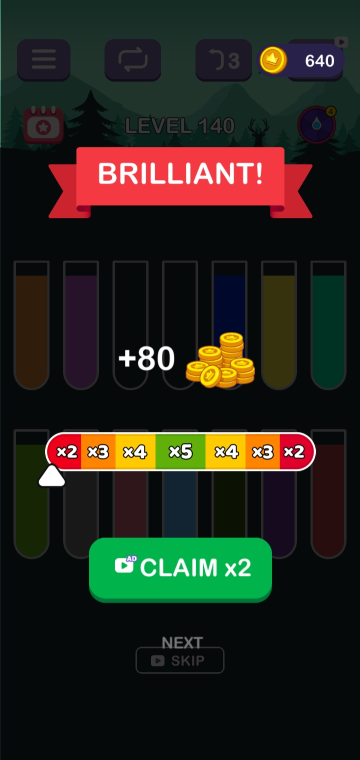
#> input picture Screenshot_20260616-090527_Water Sort Puzzle.jpg, 720 x 1520 px (shown at 1/2 size)
$ python test_popup_detection.py
#> lines starting #> are read from the running program, lines starting #| are printed output that depends on the picture; after the words box and inside, x2 and y2 are one past the last pixel; in counts of white or black regions, pixels touching at a corner belong together
### auto_calibrate.py
"""
Auto-calibration — detects tube positions from an ADB screenshot.

Uses a border-scanline approach:
1. Creates a mask of the tube glass border colour (grey ~185-190 RGB)
2. Projects horizontally to find row Y-bands
3. Scans each band horizontally to find border-pair tube positions
4. Calculates 4 evenly-spaced sample points per tube

This detects ALL tubes regardless of contents — filled, empty, or hidden.
"""

import cv2
import numpy as np


# ── Border detection ─────────────────────────────────────────────────

# [358 lines left out: functions find_border_mask, find_row_bands, find_border_runs, find_tubes_in_band, detect_tubes, detect_empty_colour and 3 more, not called in this run]


def detect_win_screen(image):
    """Detect the win screen by its red banner and locate the NEXT tap position.

    Checks for a yellow NEXT button first; falls back to using a green CLAIM
    button as a landmark (grey NEXT text sits 80px below the green button).

    Returns {"detected": bool, "next_button_position": (x, y) | None}.
    """
    h, w = image.shape[:2]
    roi = image[int(h * 0.15):int(h * 0.32), :]

    b = roi[:, :, 0].astype(np.int16)
    g = roi[:, :, 1].astype(np.int16)
    r = roi[:, :, 2].astype(np.int16)

    mask = (
        (r >= 170) & (r <= 255) &
        (g >= 10) & (g <= 130) &
        (b >= 30) & (b <= 130) &
        (r > g + 60) &
        (r > b + 60)
    ).astype(np.uint8) * 255

    contours, _ = cv2.findContours(mask, cv2.RETR_EXTERNAL,
                                   cv2.CHAIN_APPROX_SIMPLE)
    banner_found = False
    for cnt in contours:
        x, y, bw, bh = cv2.boundingRect(cnt)
        if bw >= w * 0.4 and bh >= 30:
            banner_found = True
            break

    if not banner_found:
        return {"detected": False, "next_button_position": None}

    y_top = int(h * 0.55)
    y_bot = int(h * 0.90)
    btn_roi = image[y_top:y_bot, :]

    bb = btn_roi[:, :, 0].astype(np.int16)
    bg = btn_roi[:, :, 1].astype(np.int16)
    br = btn_roi[:, :, 2].astype(np.int16)

    yellow_mask = (
        (bb >= 0) & (bb <= 50) &
        (bg >= 150) & (bg <= 240) &
        (br >= 200) & (br <= 255) &
        (br > bg)
    ).astype(np.uint8) * 255

    btn_contours, _ = cv2.findContours(yellow_mask, cv2.RETR_EXTERNAL,
                                       cv2.CHAIN_APPROX_SIMPLE)
    best = None
    best_area = 0
    for cnt in btn_contours:
        bx, by, bbw, bbh = cv2.boundingRect(cnt)
        if bbw >= 200 and bbh >= 60:
            area = bbw * bbh
            if area > best_area:
                best = (bx, by, bbw, bbh)
                best_area = area

    if best is not None:
        bx, by, bbw, bbh = best
        cx = bx + bbw // 2
        cy = y_top + by + bbh // 2
        return {"detected": True, "next_button_position": (cx, cy)}

    green_mask = (
        (bb >= 40) & (bb <= 120) &
        (bg >= 100) & (bg <= 230) &
        (br >= 0) & (br <= 40) &
        (bg > br + 60) &
        (bg > bb + 20)
    ).astype(np.uint8) * 255

    green_contours, _ = cv2.findContours(green_mask, cv2.RETR_EXTERNAL,
                                         cv2.CHAIN_APPROX_SIMPLE)
    best_green = None
    best_green_area = 0
    for cnt in green_contours:
        gx, gy, gw, gh = cv2.boundingRect(cnt)
        if gw >= 200 and gh >= 60:
            area = gw * gh
            if area > best_green_area:
                best_green = (gx, gy, gw, gh)
                best_green_area = area

    if best_green is not None:
        gx, gy, gw, gh = best_green
        cx = gx + gw // 2
        cy = y_top + gy + gh + 80
        return {"detected": True, "next_button_position": (cx, cy)}

    return {"detected": True, "next_button_position": None}


def detect_popup(image):
    """
    Detect theme-unlock or special-level popups by their coloured buttons.

    Returns {"popup": "theme"|"special"|None, "skip_position": (x,y)|None}.
    Coordinates are absolute device pixels (ADB screenshot space).
    """
    win_info = detect_win_screen(image)
    if win_info["detected"]:
        return {"popup": None, "skip_position": None}

    h, w = image.shape[:2]
    roi_top = int(h * 0.50)
    roi_bottom = int(h * 0.90)
    roi = image[roi_top:roi_bottom, :]

    b = roi[:, :, 0].astype(np.int16)
    g = roi[:, :, 1].astype(np.int16)
    r = roi[:, :, 2].astype(np.int16)

    green_mask = (
        (b >= 40) & (b <= 120) &
        (g >= 100) & (g <= 230) &
        (r >= 0) & (r <= 40) &
        (g > r + 60) &
        (g > b + 20)
    ).astype(np.uint8) * 255

    yellow_mask = (
        (b >= 0) & (b <= 50) &
        (g >= 150) & (g <= 240) &
        (r >= 200) & (r <= 255) &
        (r > g)
    ).astype(np.uint8) * 255

    blue_mask = (
        (b >= 170) & (b <= 250) &
        (g >= 130) & (g <= 220) &
        (r >= 60) & (r <= 150) &
        (b > r + 50)
    ).astype(np.uint8) * 255

    def _find_button(mask, min_w=200, min_h=60):
        contours, _ = cv2.findContours(mask, cv2.RETR_EXTERNAL,
                                       cv2.CHAIN_APPROX_SIMPLE)
        best = None
        best_area = 0
        for cnt in contours:
            x, y, bw, bh = cv2.boundingRect(cnt)
            if bw >= min_w and bh >= min_h:
                area = bw * bh
                if area > best_area:
                    best = (x, y, bw, bh)
                    best_area = area
        return best

    green = _find_button(green_mask)
    if green is not None:
        gx, gy, gw, gh = green
        skip_x = gx + gw // 2
        skip_y = roi_top + gy + gh + 60
        return {"popup": "theme", "skip_position": (skip_x, skip_y)}

    yellow = _find_button(yellow_mask)
    if yellow is not None:
        yx, yy, yw, yh = yellow
        blue = _find_button(blue_mask)
        if blue is not None:
            bx, by, bbw, bbh = blue
            skip_x = bx + bbw // 2
            skip_y = roi_top + by + bbh // 2
            return {"popup": "special", "skip_position": (skip_x, skip_y)}
        skip_x = yx + yw // 2
        skip_y = roi_top + yy + yh + 150
        return {"popup": "special", "skip_position": (skip_x, skip_y)}

    return {"popup": None, "skip_position": None}


# [32 lines that do not run on import are left out]

### test_popup_detection.py
#!/usr/bin/env python3
"""Test popup and win-screen detection against reference screenshots."""

import cv2
import sys
from auto_calibrate import detect_win_screen, detect_popup

TESTS = [
    {
        "file": "Screenshot_20260616-090527_Water Sort Puzzle.jpg",
        "label": "Win screen (CLAIM x2)",
        "expect_win": True,
        "expect_popup": None,
        "expect_next_button": True,
    },
    {
        "file": "Screenshot_20260616-103439_Water Sort Puzzle.jpg",
        "label": "Win screen (yellow NEXT)",
        "expect_win": True,
        "expect_popup": None,
        "expect_next_button": True,
    },
    {
        "file": "Screenshot_20260606-090156_Water Sort Puzzle.jpg",
        "label": "Theme popup (frame 1)",
        "expect_win": False,
        "expect_popup": "theme",
        "expect_next_button": False,
    },
    {
        "file": "Screenshot_20260606-090158_Water Sort Puzzle.jpg",
        "label": "Theme popup (frame 2)",
        "expect_win": False,
        "expect_popup": "theme",
        "expect_next_button": False,
    },
    {
        "file": "Screenshot_20260615-181826_Water Sort Puzzle.jpg",
        "label": "Special level popup",
        "expect_win": False,
        "expect_popup": "special",
        "expect_next_button": False,
    },
]

def main():
    passed = 0
    failed = 0

    for t in TESTS:
        img = cv2.imread(t["file"])
#> img is the input picture: shape (1520, 720, 3); mean B, G, R 28.2, 37, 37.5
        if img is None:
            print(f"SKIP  {t['label']} — file not found: {t['file']}")
            continue

        h, w = img.shape[:2]
#> h = 1520; w = 720
        win_info = detect_win_screen(img)
#> in detect_win_screen, `roi = image[int(h * 0.15):int(h * 0.32), :]`:
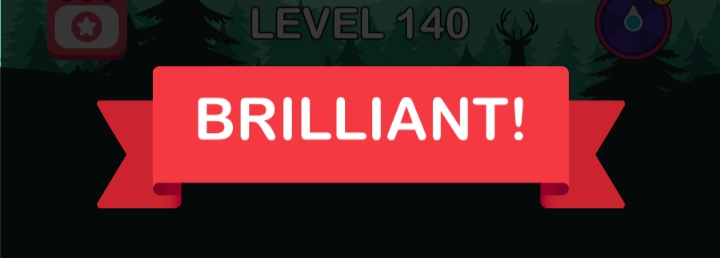
#> roi: shape (258, 720, 3); mean B, G, R 37.6, 34.9, 82.2
#> in detect_win_screen, `b = roi[:, :, 0].astype(np.int16)`:
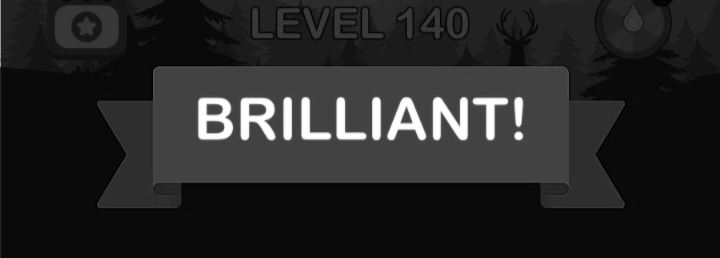
#> b: shape (258, 720) int16; min 0, max 255, mean 37.6
#> in detect_win_screen, `mask = ( (r >= 170) & (r <= 255) & (g >= 10) & (g <= 130) & (b >= 30) ..`:
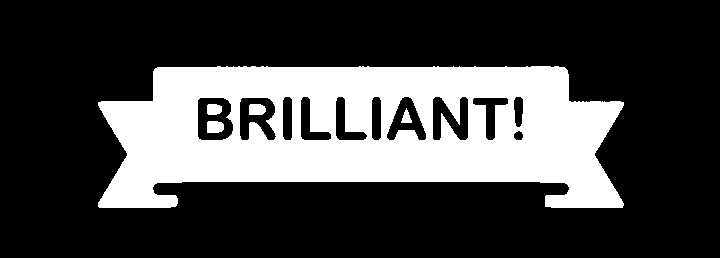
#> mask: shape (258, 720); 27.5% white; 5 white regions
#> in detect_win_screen, `contours, _ = cv2.findContours(mask, cv2.RETR_EXTERNAL, cv2.CHAIN_APPR..`: contours = 1 contour; box (x1, y1, x2, y2) and area: (98, 66, 624, 208) 56751
#> the loop in detect_win_screen, `for cnt in contours:` made 1 pass
#> (x, y, bw, bh, banner_found) on pass 1: (98, 66, 526, 142, True)
#> in detect_win_screen, `btn_roi = image[y_top:y_bot, :]`:
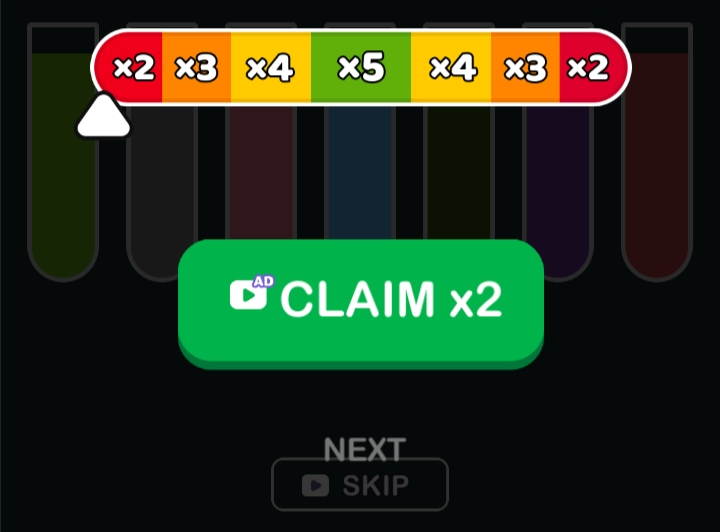
#> btn_roi: shape (532, 720, 3); mean B, G, R 29.5, 49.9, 35.8
#> in detect_win_screen, `br = btn_roi[:, :, 2].astype(np.int16)`:
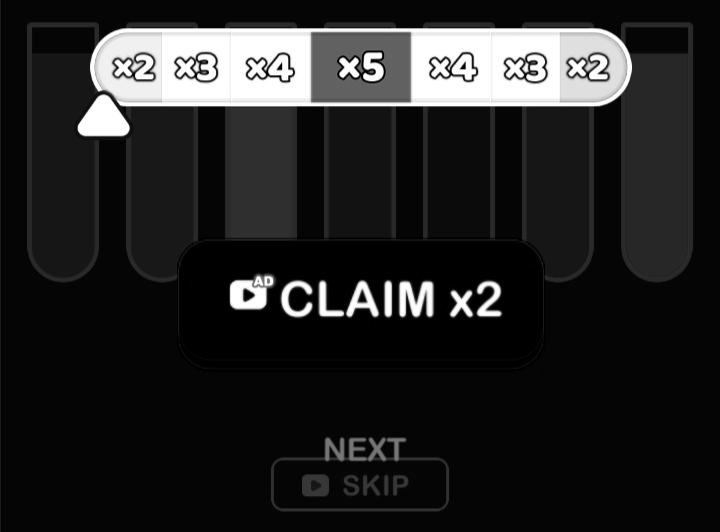
#> br: shape (532, 720) int16; min 0, max 255, mean 35.8
#> in detect_win_screen, `yellow_mask = ( (bb >= 0) & (bb <= 50) & (bg >= 150) & (bg <= 240) & (..`:
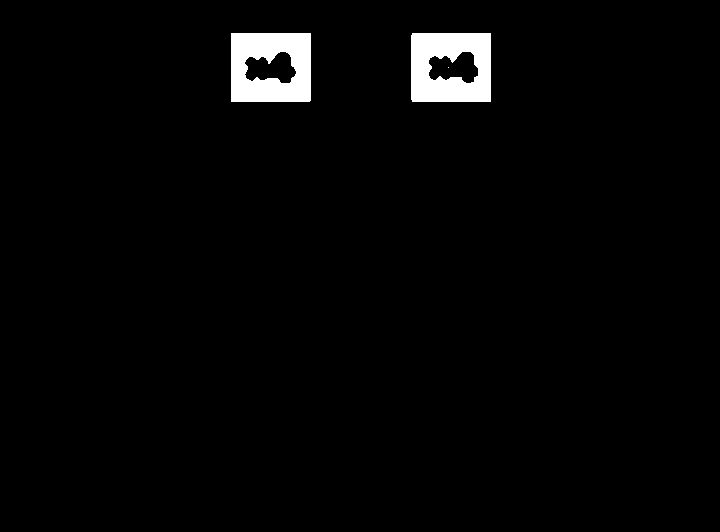
#> yellow_mask: shape (532, 720); 2.3% white; 3 white regions (1 under 20 px)
#> in detect_win_screen, `btn_contours, _ = cv2.findContours(yellow_mask, cv2.RETR_EXTERNAL, cv2..`: btn_contours = 2 contours; box (x1, y1, x2, y2) and area: (231, 33, 311, 102) 5372, (411, 33, 491, 102) 5369
#> the loop in detect_win_screen, `for cnt in btn_contours:` made 2 passes
#> (bx, by, bbw, bbh) on passes 1 to 2: (411, 33, 80, 69), (231, 33, 80, 69)
#> after the loop in detect_win_screen, `for cnt in btn_contours:`: best_area = 0
#> in detect_win_screen, `green_mask = ( (bb >= 40) & (bb <= 120) & (bg >= 100) & (bg <= 230) & ..`:
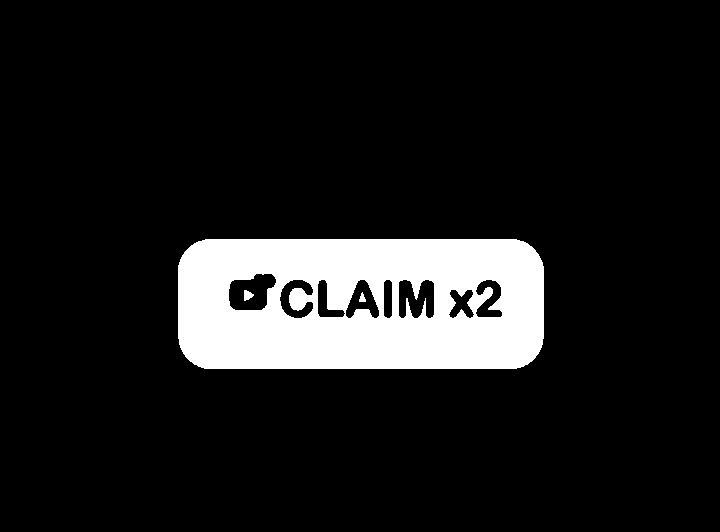
#> green_mask: shape (532, 720); 10.8% white; 3 white regions
#> in detect_win_screen, `green_contours, _ = cv2.findContours(green_mask, cv2.RETR_EXTERNAL, cv..`: green_contours = 1 contour; box (x1, y1, x2, y2) and area: (178, 239, 544, 369) 46176
#> the loop in detect_win_screen, `for cnt in green_contours:` made 1 pass
#> (gx, gy, gw, gh, area, best_green_area) on pass 1: (178, 239, 366, 130, 47580, 47580)
#> after the loop in detect_win_screen, `for cnt in green_contours:`: best_green_area = 47580
#> in detect_win_screen, `cx = gx + gw // 2`: cx = 361
#> in detect_win_screen, `cy = y_top + gy + gh + 80`: cy = 1285
#> win_info = {'detected': True, 'next_button_position': (361, 1285)}
        popup = detect_popup(img)
#> the loop in detect_win_screen (call 2), `for cnt in contours:` made 1 pass
#> the loop in detect_win_screen (call 2), `for cnt in btn_contours:` made 2 passes
#> the loop in detect_win_screen (call 2), `for cnt in green_contours:` made 1 pass
#> popup = 2 items

        win_ok = win_info["detected"] == t["expect_win"]
#> win_ok = True
        popup_ok = popup["popup"] == t["expect_popup"]
#> popup_ok = True
        btn_ok = (win_info["next_button_position"] is not None) == t["expect_next_button"]
#> btn_ok = True
        status = "PASS" if (win_ok and popup_ok and btn_ok) else "FAIL"
#> status = 'PASS'

        if status == "PASS":
            passed += 1
        else:
            failed += 1

        print(f"{status}  {t['label']} ({w}x{h})")
#| PASS  Win screen (CLAIM x2) (720x1520)
        print(f"       win_screen: {win_info['detected']} (expected {t['expect_win']}){'' if win_ok else '  <-- MISMATCH'}")
#|        win_screen: True (expected True)
        print(f"       popup:      {popup['popup']} (expected {t['expect_popup']}){'' if popup_ok else '  <-- MISMATCH'}")
#|        popup:      None (expected None)
        has_btn = win_info["next_button_position"] is not None
#> has_btn = True
        print(f"       next_btn:   {has_btn} (expected {t['expect_next_button']}){'' if btn_ok else '  <-- MISMATCH'}")
#|        next_btn:   True (expected True)
        if win_info["next_button_position"]:
            print(f"       next_pos:   {win_info['next_button_position']}")
#|        next_pos:   (361, 1285)
        if popup["skip_position"]:
            print(f"       skip_pos:   {popup['skip_position']}")
        print()
#> pass 2 of the loop in main, `for t in TESTS:`:
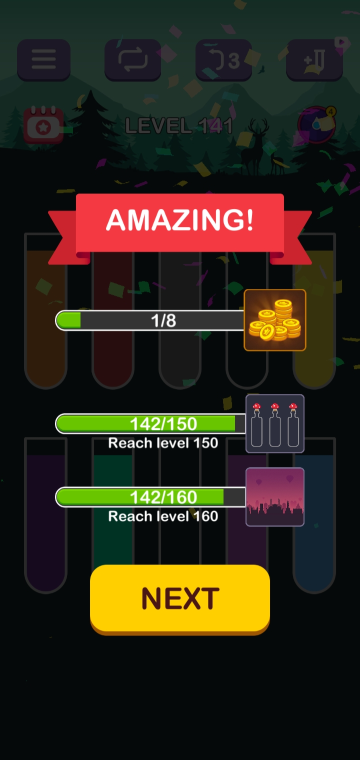
#> input picture Screenshot_20260616-103439_Water Sort Puzzle.jpg, 720 x 1520 px (shown at 1/2 size)
#> in main, img is the input picture: shape (1520, 720, 3); mean B, G, R 27, 39.7, 46.1
#> in detect_win_screen (call 3), `mask = ( (r >= 170) & (r <= 255) & (g >= 10) & (g <= 130) & (b >= 30) ..`:
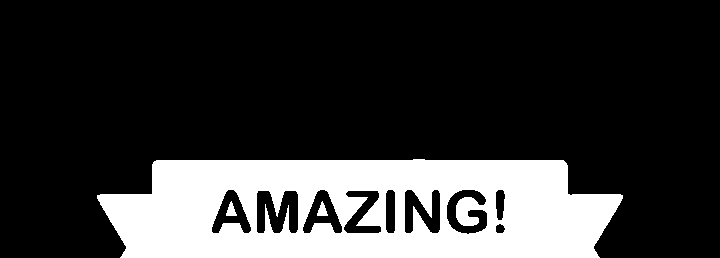
#> mask: shape (258, 720); 21.4% white; 3 white regions
#> in detect_win_screen (call 3), `contours, _ = cv2.findContours(mask, cv2.RETR_EXTERNAL, cv2.CHAIN_APPR..`: contours = 1 contour; box (x1, y1, x2, y2) and area: (97, 159, 623, 258) 45226
#> the loop in detect_win_screen (call 3), `for cnt in contours:` made 1 pass
#> (x, y, bw, bh, banner_found) on pass 1: (97, 159, 526, 99, True)
#> in detect_win_screen (call 3), `yellow_mask = ( (bb >= 0) & (bb <= 50) & (bg >= 150) & (bg <= 240) & (..`:
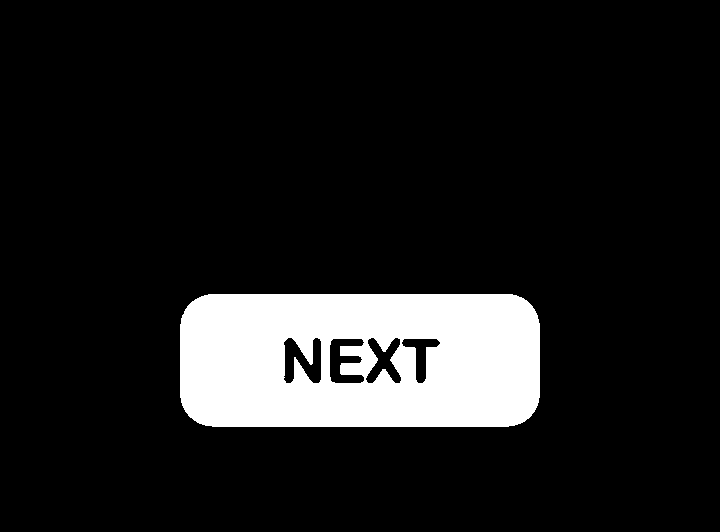
#> yellow_mask: shape (532, 720); 11.4% white; 1 white region
#> btn_contours = 1 contour; box (x1, y1, x2, y2) and area: (180, 294, 540, 427) 46439
#> the loop in detect_win_screen (call 3), `for cnt in btn_contours:` made 1 pass
#> (bx, by, bbw, bbh, area, best_area) on pass 1: (180, 294, 360, 133, 47880, 47880)
#> after the loop in detect_win_screen (call 3), `for cnt in btn_contours:`: best_area = 47880
#> in detect_win_screen (call 3), `cx = bx + bbw // 2`: cx = 360
#> in detect_win_screen (call 3), `cy = y_top + by + bbh // 2`: cy = 1196
#> in main, `win_info = detect_win_screen(img)`: win_info = {'detected': True, 'next_button_position': (360, 1196)}
#| PASS  Win screen (yellow NEXT) (720x1520)
#|        win_screen: True (expected True)
#|        popup:      None (expected None)
#|        next_btn:   True (expected True)
#|        next_pos:   (360, 1196)
#> pass 3 of the loop in main, `for t in TESTS:`:
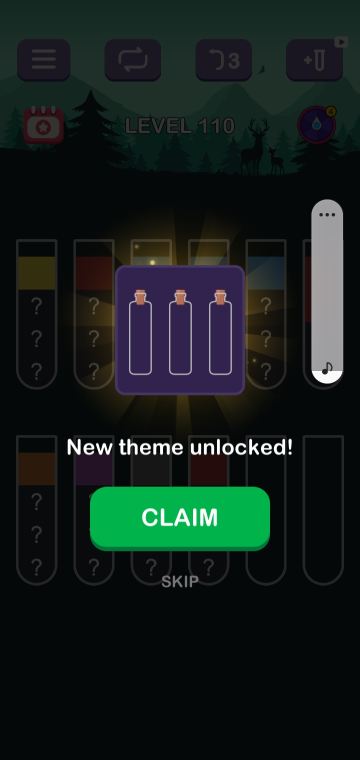
#> input picture Screenshot_20260606-090156_Water Sort Puzzle.jpg, 720 x 1520 px (shown at 1/2 size)
#> in main, img is the input picture: shape (1520, 720, 3); mean B, G, R 27.9, 30.6, 20.6
#> in detect_win_screen (call 5), `r = roi[:, :, 2].astype(np.int16)`:
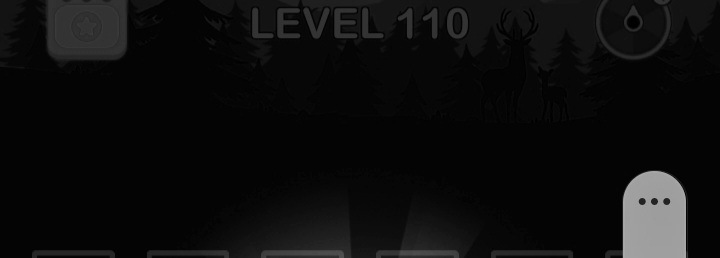
#> r: shape (258, 720) int16; min 0, max 167, mean 13.6
#> mask: shape (258, 720); every value is 0
#> in detect_win_screen (call 5), `contours, _ = cv2.findContours(mask, cv2.RETR_EXTERNAL, cv2.CHAIN_APPR..`: contours = []
#> in main, `win_info = detect_win_screen(img)`: win_info = 2 items
#> in detect_popup (call 3), `green_mask = ( (b >= 40) & (b <= 120) & (g >= 100) & (g <= 230) & (r >..`:
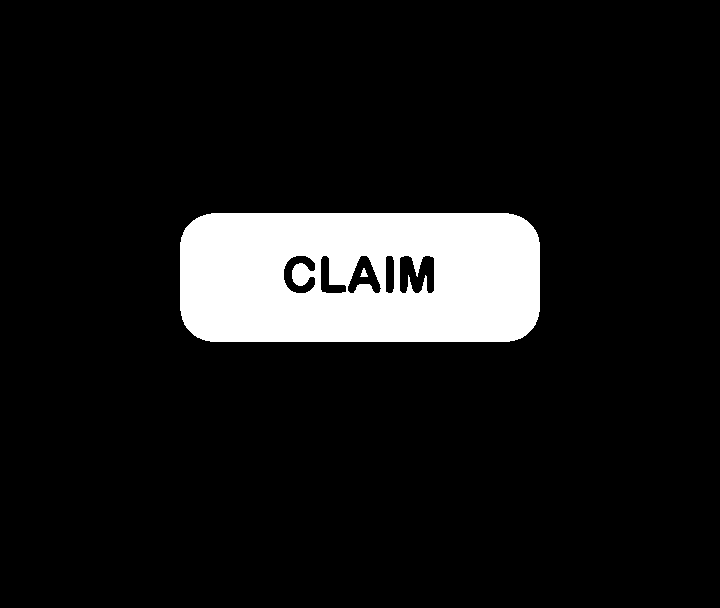
#> green_mask: shape (608, 720); 9.7% white; 2 white regions
#> in _find_button, `contours, _ = cv2.findContours(mask, cv2.RETR_EXTERNAL, cv2.CHAIN_APPR..`: contours = 1 contour; box (x1, y1, x2, y2) and area: (180, 213, 540, 342) 44949
#> the loop in _find_button, `for cnt in contours:` made 1 pass
#> (x, y, bw, bh, area, best_area) on pass 1: (180, 213, 360, 129, 46440, 46440)
#> after the loop in _find_button, `for cnt in contours:`: best_area = 46440
#> green = (180, 213, 360, 129)
#> in detect_popup (call 3), `gx, gy, gw, gh = green`: gx = 180; gy = 213; gw = 360; gh = 129
#> skip_x = 360
#> skip_y = 1162
#> popup = {'popup': 'theme', 'skip_position': (360, 1162)}
#| PASS  Theme popup (frame 1) (720x1520)
#|        win_screen: False (expected False)
#|        popup:      theme (expected theme)
#> has_btn = False
#|        next_btn:   False (expected False)
#|        skip_pos:   (360, 1162)
#> the loop made 5 passes; the first 3 are shown

    print(f"Results: {passed} passed, {failed} failed out of {passed + failed}")
    sys.exit(1 if failed else 0)
#> (the program exits here)
